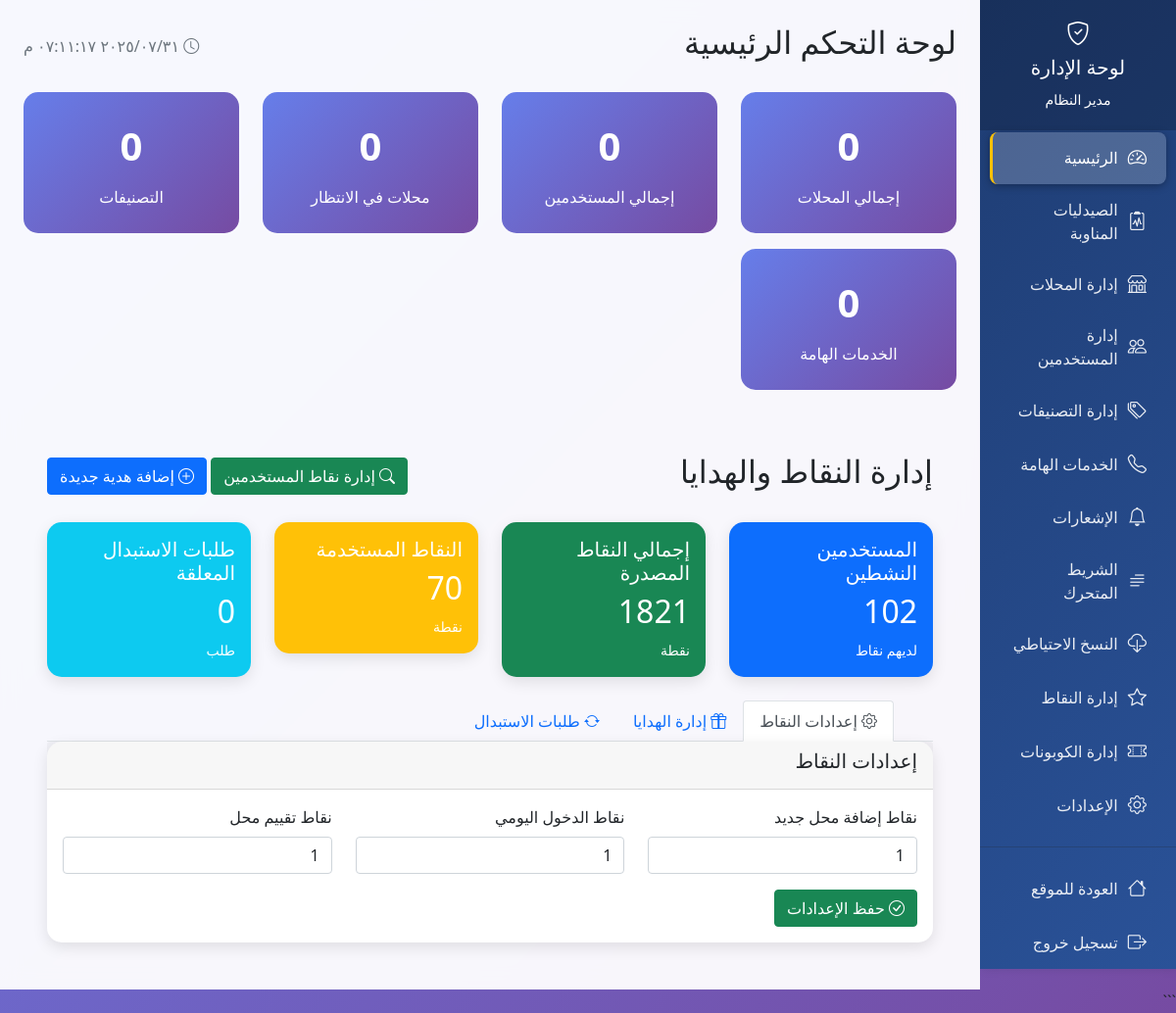
The page /admin/points (signed in) on the database as committed earlier.
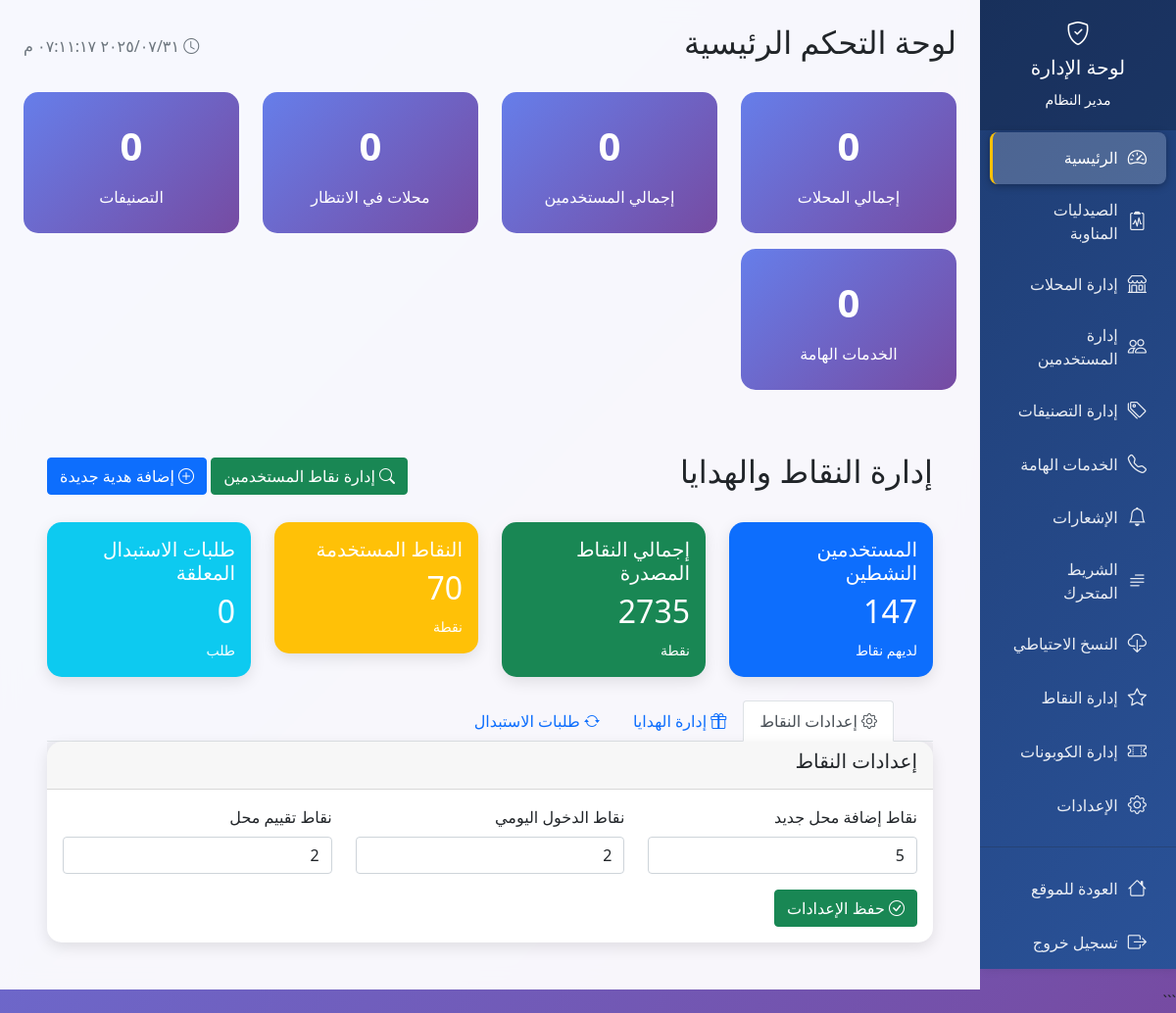
The same page on the database as committed later.
### tables this page shows
CREATE TABLE points_settings (
            id INTEGER PRIMARY KEY AUTOINCREMENT,
            setting_key TEXT UNIQUE NOT NULL,
            setting_value INTEGER DEFAULT 0,
            description TEXT,
            updated_at TIMESTAMP DEFAULT CURRENT_TIMESTAMP
        );

### app.py (the view)
@app.route('/admin/points')
def admin_points():
    if 'user_id' not in session or not session.get('is_admin'):
        flash('ليس لديك صلاحية للوصول لهذه الصفحة', 'error')
        return redirect(url_for('index'))
    conn = sqlite3.connect('hussainiya_stores.db')
    cursor = conn.cursor()
    cursor.execute('SELECT * FROM points_settings ORDER BY setting_key')
    points_settings = cursor.fetchall()
    cursor.execute('SELECT * FROM gifts ORDER BY created_at DESC')
    gifts = cursor.fetchall()
    cursor.execute('''
        SELECT gr.id, gr.user_id, gr.gift_id, gr.points_spent, gr.status,
               gr.admin_notes, gr.requested_at, gr.processed_at, gr.processed_by,
               u.full_name as user_name, u.phone as user_phone,
               g.name as gift_name, g.description as gift_description
        FROM gift_redemptions gr
        LEFT JOIN users u ON gr.user_id = u.id
        LEFT JOIN gifts g ON gr.gift_id = g.id
        ORDER BY gr.requested_at DESC
        LIMIT 50
    ''')
    redemptions = cursor.fetchall()
    cursor.execute('SELECT COUNT(*) FROM user_points WHERE total_points > 0')
    active_users = cursor.fetchone()[0]
    cursor.execute('SELECT SUM(total_points) FROM user_points')
    total_points_issued = cursor.fetchone()[0] or 0
    cursor.execute('SELECT SUM(spent_points) FROM user_points')
    total_points_spent = cursor.fetchone()[0] or 0
    cursor.execute('SELECT COUNT(*) FROM gift_redemptions WHERE status = "pending"')
    pending_redemptions = cursor.fetchone()[0]
    conn.close()
    stats = {
        'active_users': active_users,
        'total_points_issued': total_points_issued,
        'total_points_spent': total_points_spent,
        'pending_redemptions': pending_redemptions
    }
    return render_template('admin_points.html',
                         points_settings=points_settings,
                         gifts=gifts,
                         redemptions=redemptions,
                         stats=stats)

### app.py (called while the page is built, shortened)
@app.before_request
def check_maintenance_mode():
    if request.endpoint and (request.endpoint.startswith('admin_') or
                           request.endpoint == 'login' or
                           request.endpoint == 'logout' or
                           request.endpoint == 'register' or
                           request.endpoint == 'welcome' or
                           request.endpoint == 'save_settings'):
        return

### templates/admin_points.html (shortened to what this page needs)
{% extends "admin_dashboard.html" %}
{% block content %}
<div class="container-fluid p-4">
    <div class="d-flex justify-content-between align-items-center mb-4">
        <h2>إدارة النقاط والهدايا</h2>
        <div>
            <a href="{{ url_for('admin_users') }}" class="btn btn-success me-2">
                <i class="bi bi-search"></i> إدارة نقاط المستخدمين
            </a>
            <a href="{{ url_for('admin_add_gift_page') }}" class="btn btn-primary">
                <i class="bi bi-plus-circle"></i> إضافة هدية جديدة
            </a>
        </div>
    </div>
    <div class="row mb-4">
        <div class="col-md-3">
            <div class="card bg-primary text-white">
                <div class="card-body">
                    <h5>المستخدمين النشطين</h5>
                    <h2>{{ stats.active_users }}</h2>
                    <small>لديهم نقاط</small>
                </div>
            </div>
        </div>
        <div class="col-md-3">
            <div class="card bg-success text-white">
                <div class="card-body">
                    <h5>إجمالي النقاط المصدرة</h5>
                    <h2>{{ stats.total_points_issued }}</h2>
                    <small>نقطة</small>
                </div>
            </div>
        </div>
        <div class="col-md-3">
            <div class="card bg-warning text-white">
                <div class="card-body">
                    <h5>النقاط المستخدمة</h5>
                    <h2>{{ stats.total_points_spent }}</h2>
                    <small>نقطة</small>
                </div>
            </div>
        </div>
        <div class="col-md-3">
            <div class="card bg-info text-white">
                <div class="card-body">
                    <h5>طلبات الاستبدال المعلقة</h5>
                    <h2>{{ stats.pending_redemptions }}</h2>
                    <small>طلب</small>
                </div>
            </div>
        </div>
    </div>
    <ul class="nav nav-tabs" id="adminPointsTab" role="tablist">
        <li class="nav-item" role="presentation">
            <button class="nav-link active" id="settings-tab" data-bs-toggle="tab" data-bs-target="#settings" type="button">
                <i class="bi bi-gear"></i> إعدادات النقاط
            </button>
        </li>
        <li class="nav-item" role="presentation">
            <button class="nav-link" id="gifts-tab" data-bs-toggle="tab" data-bs-target="#gifts" type="button">
                <i class="bi bi-gift"></i> إدارة الهدايا
            </button>
        </li>
        <li class="nav-item" role="presentation">
            <button class="nav-link" id="redemptions-tab" data-bs-toggle="tab" data-bs-target="#redemptions" type="button">
                <i class="bi bi-arrow-repeat"></i> طلبات الاستبدال
            </button>
        </li>
    </ul>
    <div class="tab-content">
        <div class="tab-pane fade show active" id="settings">
            <div class="card">
                <div class="card-header">
                    <h5>إعدادات النقاط</h5>
                </div>
                <div class="card-body">
                    <form method="POST" action="{{ url_for('update_points_settings') }}">
                        <div class="row">
                            {% for setting in points_settings %}
                            <div class="col-md-4 mb-3">
                                <label class="form-label">{{ setting[3] }}</label>
                                <input type="number" class="form-control"
                                       name="{{ setting[1] }}"
                                       value="{{ setting[2] }}"
                                       min="0" required>
                            </div>
                            {% endfor %}
                        </div>
                        <button type="submit" class="btn btn-success">
                            <i class="bi bi-check-circle"></i> حفظ الإعدادات
                        </button>
                    </form>
                </div>
            </div>
        </div>
    </div>
</div>
{% endblock %}

Rows that differ between the two databases and show on the page:
changed points_settings "نقاط إضافة محل جديد": points_add_store "1" → "5"
changed points_settings "نقاط الدخول اليومي": points_daily_login "1" → "2"
changed points_settings "نقاط تقييم محل": points_rate_store "1" → "2"
Other text that changed with them:
{{ stats.active_users }}: "102" → "147"
{{ stats.total_points_issued }}: "1821" → "2735"
